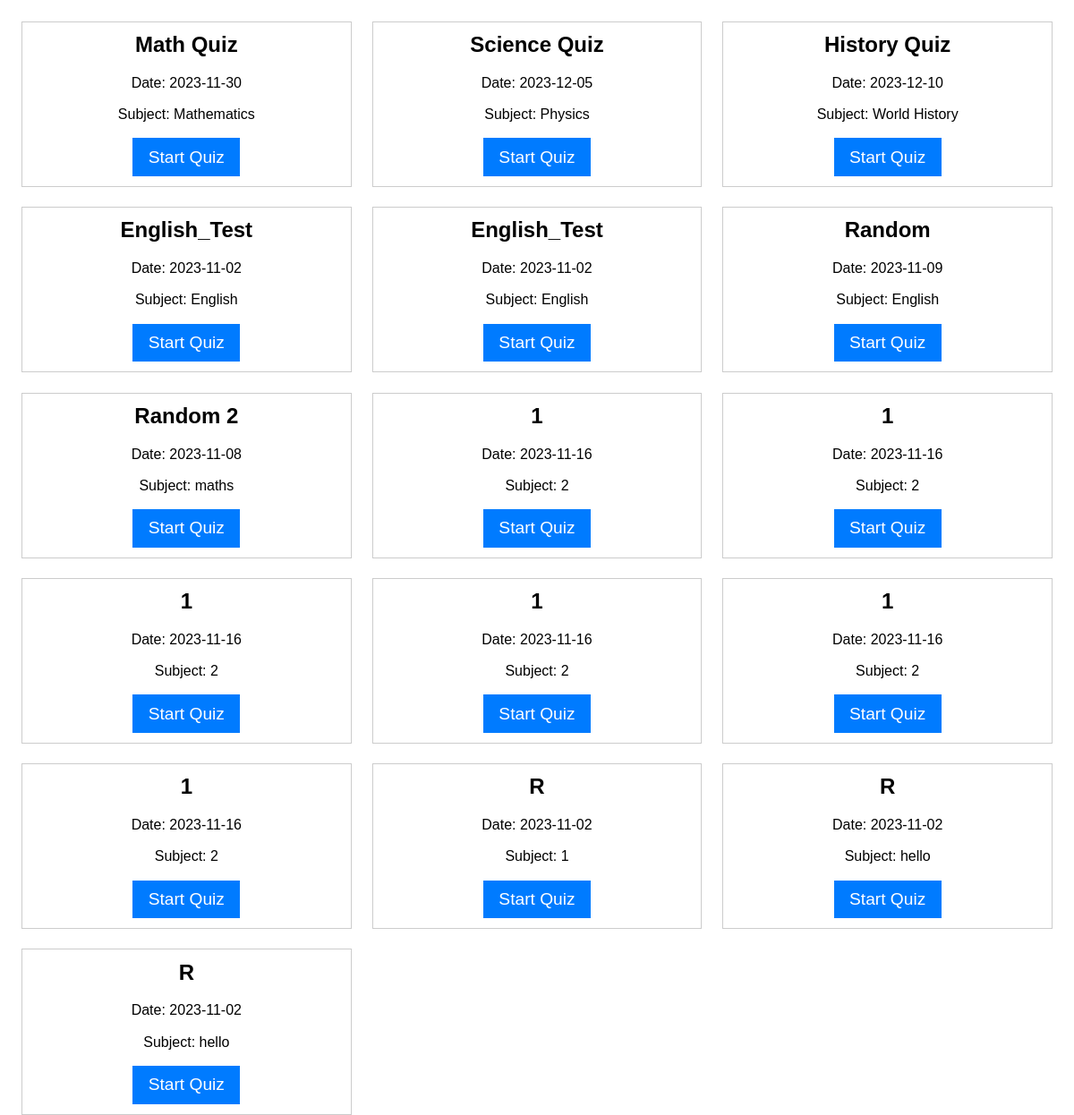
The app's page /quiz_selector.php with its own data.
### tables this page shows
CREATE TABLE `quizzes` (
  `quiz_id` int(11) NOT NULL,
  `quiz_name` varchar(255) NOT NULL,
  `quiz_date` date NOT NULL,
  `quiz_subject` varchar(100) NOT NULL
);

### quiz_selector.php (the view, shortened to what this page needs)
<!DOCTYPE html>
<html>
<head>
</head>
<body>
    <div class="container">
       <?php
include 'connection.php';
$sql = "SELECT * FROM quizzes";
$result = $link->query($sql);
if ($result->num_rows > 0) {
    while ($row = $result->fetch_assoc()) {
        echo '<div class="panel">';
        echo '<h2>' . $row['quiz_name'] . '</h2>';
        echo '<p>Date: ' . $row['quiz_date'] . '</p>';
        echo '<p>Subject: ' . $row['quiz_subject'] . '</p>';
        echo '<form action="quiz.php" method="post">';
        echo '<button type="submit">Start Quiz</button>';
        echo '</form>';
        echo '</div>';
    }
} else {
    echo 'No quizzes available.';
}
?>
    </div>
</body>
</html>

### quiz_selector.php (style rules this page uses)
body { font-family: Arial, sans-serif; margin: 0; padding: 0; }
.container { display: grid; grid-template-columns: repeat(auto-fit, minmax(30%, 1fr)); gap: 2%; padding: 2%; }
.panel { border: 1px solid #ccc; padding: 3%; text-align: center; }
.panel h2 { margin-top: 0; }
.panel p { margin-bottom: 5%; }
button { padding: 3% 5%; font-size: 1.6vw; background-color: #007bff; color: #fff; border: none; cursor: pointer; transition: background-color 0.3s ease; }

### records on screen
quizzes: quiz_name "Math Quiz", quiz_date "2023-11-30", quiz_subject "Mathematics"
quizzes: quiz_name "Science Quiz", quiz_date "2023-12-05", quiz_subject "Physics"
quizzes: quiz_name "History Quiz", quiz_date "2023-12-10", quiz_subject "World History"
quizzes: quiz_name "English_Test", quiz_date "2023-11-02", quiz_subject "English"
quizzes: quiz_name "English_Test", quiz_date "2023-11-02", quiz_subject "English"
quizzes: quiz_name "Random", quiz_date "2023-11-09", quiz_subject "English"
quizzes: quiz_name "Random 2", quiz_date "2023-11-08", quiz_subject "maths"
quizzes: quiz_name "1", quiz_date "2023-11-16", quiz_subject "2"
quizzes: quiz_name "1", quiz_date "2023-11-16", quiz_subject "2"
quizzes: quiz_name "1", quiz_date "2023-11-16", quiz_subject "2"
quizzes: quiz_name "1", quiz_date "2023-11-16", quiz_subject "2"
quizzes: quiz_name "1", quiz_date "2023-11-16", quiz_subject "2"
quizzes: quiz_name "1", quiz_date "2023-11-16", quiz_subject "2"
quizzes: quiz_name "R", quiz_date "2023-11-02", quiz_subject "1"
quizzes: quiz_name "R", quiz_date "2023-11-02", quiz_subject "hello"
quizzes: quiz_name "R", quiz_date "2023-11-02", quiz_subject "hello"
